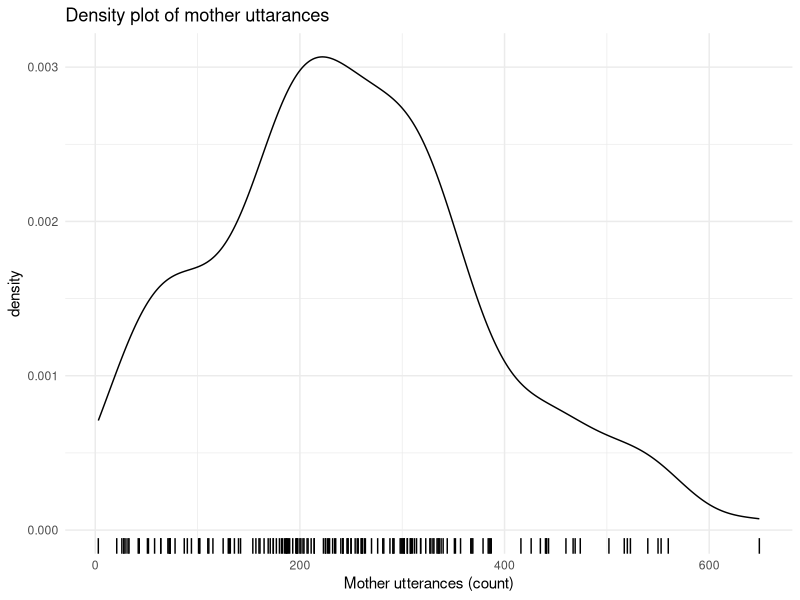
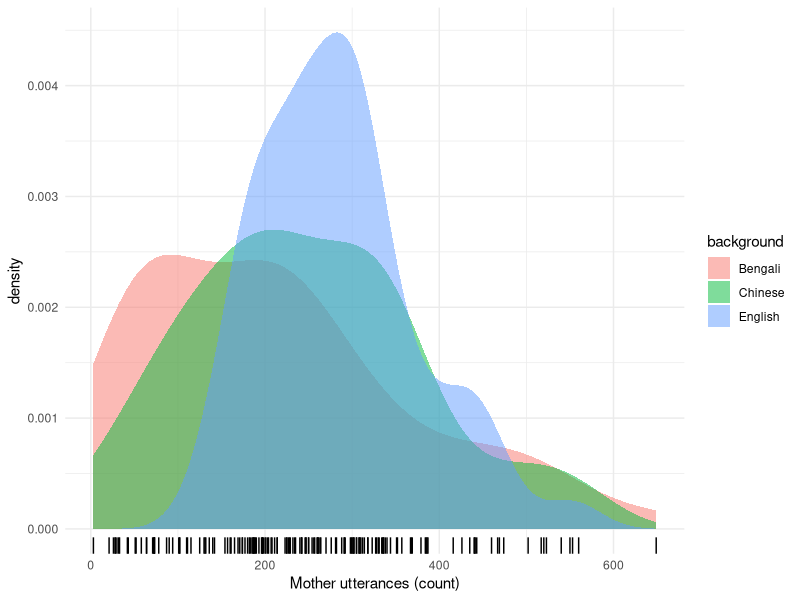
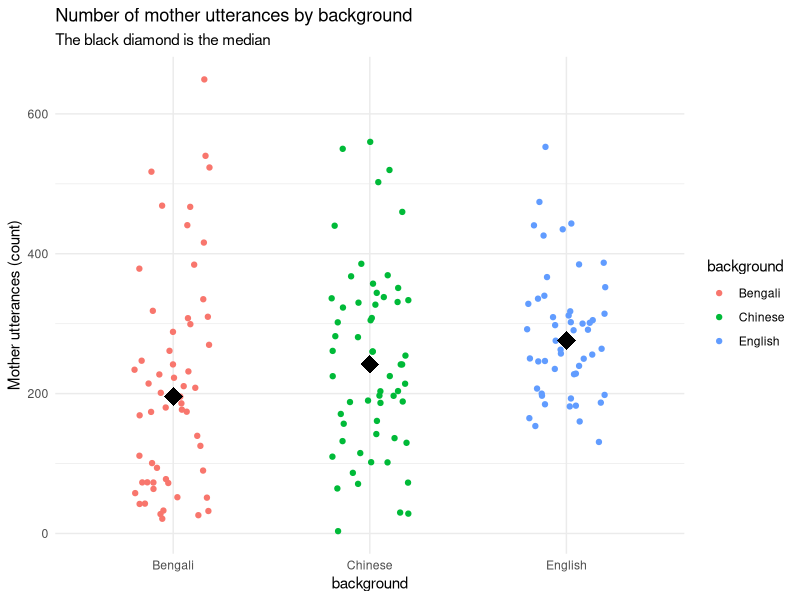
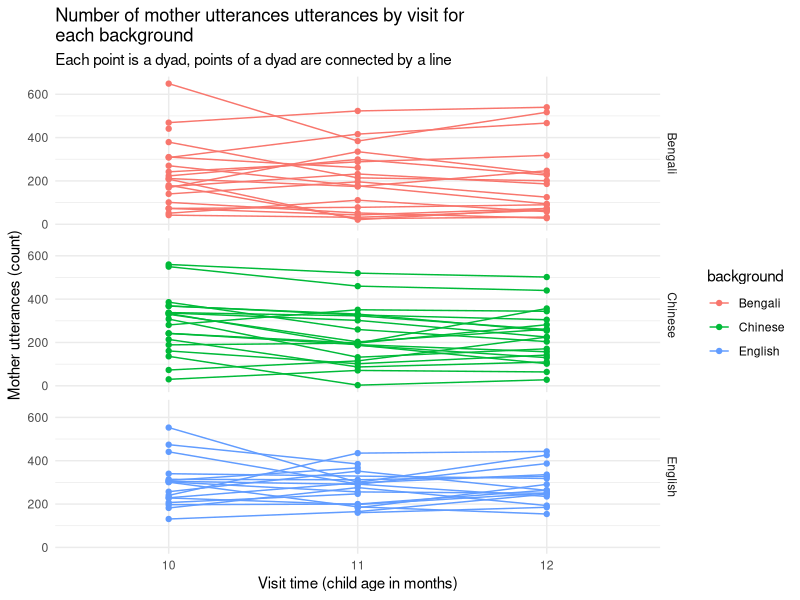
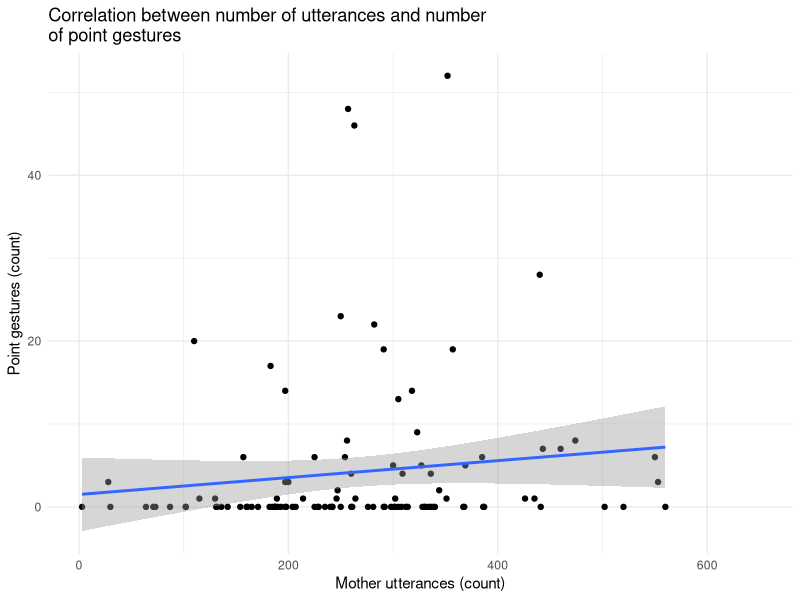
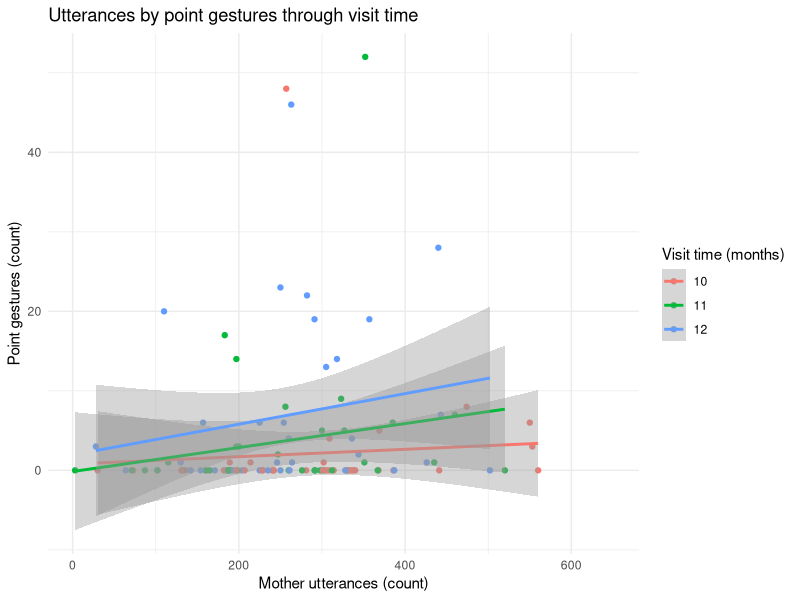
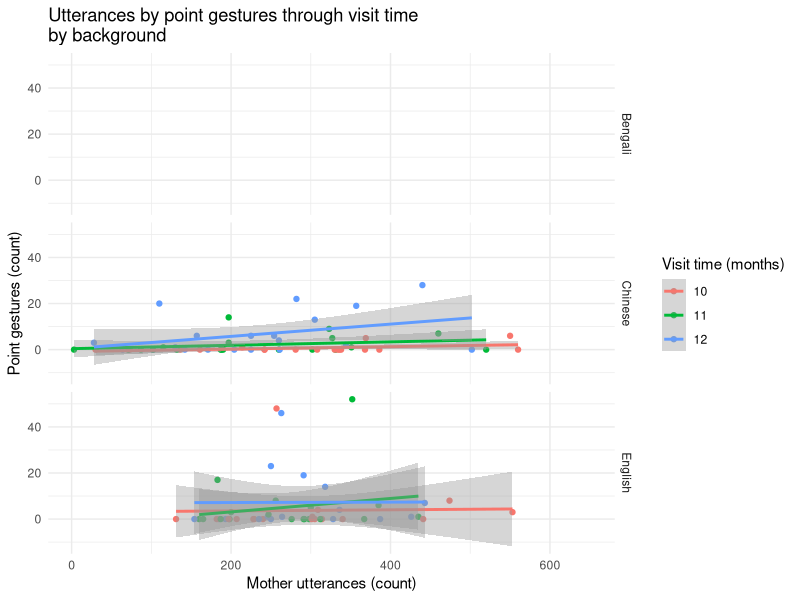

Here is the R script that generated these plots, in order:
## ---- chunk 1
knitr::opts_chunk$set(echo = FALSE, fig.align = "center")
knitr::opts_knit$set(root.dir = normalizePath("../../"))
library(tidyverse)
theme_set(theme_minimal())
## ---- chunk 2
utterances <- read_csv("./data/utterances.csv") %>%
  mutate_if(is.character, as.factor)

# NAs not removed in sum()
utterances_tot <- utterances %>%
  group_by(dyad, background, months) %>%
  summarise(
    utterances = sum(utterances)
  ) %>%
  ungroup()

point <- read_csv("./data/gestures.csv") %>%
  filter(gesture == "point") %>%
  group_by(dyad, background, months) %>%
  summarise(
    point = sum(count)
  ) %>%
  ungroup() %>%
  mutate_if(is.character, as.factor)

utter <- na.omit(utterances_tot) %>%
  left_join(y = point)
## ---- chunk 3
utterances_tot
## ---- chunk 4
utter %>%
  ggplot(aes(utterances)) +
  geom_density() +
  geom_rug() +
  labs(x = "Mother utterances (count)", title = "Density plot of mother uttarances")
## ---- chunk 5
utter %>% group_by(background) %>% summarise(n = n_distinct(dyad))
## ---- chunk 6
utter %>%
  ggplot(aes(utterances, fill = background)) +
  geom_density(alpha = 0.5, colour = NA) +
  geom_rug() +
  labs(x = "Mother utterances (count)")
## ---- chunk 7
utter %>%
  ggplot(aes(background, utterances, colour = background)) +
  geom_jitter(width = 0.2) +
  stat_summary(fun.y = median, geom = "point", shape = 18, size = 6, color = "black") +
  labs(y = "Mother utterances (count)", title = "Number of mother utterances by background", subtitle = "The black diamond is the median")
## ---- chunk 8
utter %>%
  ggplot(aes(as.factor(months), utterances, colour = background)) +
  geom_point() +
  geom_line(aes(group = dyad)) +
  facet_grid(background ~ .) +
  labs(x = "Visit time (child age in months)", y = "Mother utterances (count)", title = "Number of mother utterances utterances by visit for\neach background", subtitle = "Each point is a dyad, points of a dyad are connected by a line")
## ---- chunk 9
utter %>%
  # filter(utterances < 600, point < 30) %>%
  ggplot(aes(utterances, point)) +
  geom_point() +
  geom_smooth(method = "lm") +
  labs(title = "Correlation between number of utterances and number\nof point gestures", x = "Mother utterances (count)", y = "Point gestures (count)")
## ---- chunk 10
utter %>%
  ggplot(aes(utterances, point, colour = as.factor(months))) +
  geom_point() +
  geom_smooth(method = "lm") +
  scale_color_discrete(name = "Visit time (months)") +
  labs(title = "Utterances by point gestures through visit time", x = "Mother utterances (count)", y = "Point gestures (count)")
## ---- chunk 11
utter %>%
  ggplot(aes(utterances, point, colour = as.factor(months))) +
  geom_point() +
  geom_smooth(method = "lm") +
  facet_grid(background ~ .) +
  scale_color_discrete(name = "Visit time (months)") +
  labs(title = "Utterances by point gestures through visit time\nby background", x = "Mother utterances (count)", y = "Point gestures (count)")
